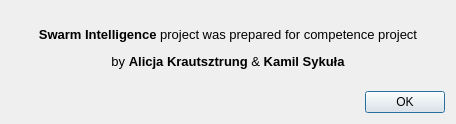
<?xml version="1.0" encoding="UTF-8"?>
<ui version="4.0">
 <class>AboutDialog</class>
 <widget class="QDialog" name="AboutDialog">
  <property name="geometry">
   <rect>
    <x>0</x>
    <y>0</y>
    <width>456</width>
    <height>124</height>
   </rect>
  </property>
  <property name="windowTitle">
   <string>About dialog</string>
  </property>
  <layout class="QVBoxLayout" name="verticalLayout">
   <item>
    <widget class="QLabel" name="label">
     <property name="text">
      <string>&lt;html&gt;&lt;head/&gt;&lt;body&gt;&lt;p align=&quot;center&quot;&gt;&lt;span style=&quot; font-size:10pt; font-weight:600;&quot;&gt;Swarm Intelligence &lt;/span&gt;&lt;span style=&quot; font-size:10pt;&quot;&gt;project was prepared for competence project&lt;/span&gt;&lt;/p&gt;&lt;p align=&quot;center&quot;&gt;&lt;span style=&quot; font-size:10pt;&quot;&gt;by &lt;/span&gt;&lt;span style=&quot; font-size:10pt; font-weight:600;&quot;&gt;Alicja Krautsztrung&lt;/span&gt;&lt;span style=&quot; font-size:10pt;&quot;&gt; &amp;amp; &lt;/span&gt;&lt;span style=&quot; font-size:10pt; font-weight:600;&quot;&gt;Kamil Sykuła&lt;/span&gt;&lt;/p&gt;&lt;/body&gt;&lt;/html&gt;</string>
     </property>
    </widget>
   </item>
   <item>
    <widget class="QDialogButtonBox" name="buttonBox">
     <property name="orientation">
      <enum>Qt::Horizontal</enum>
     </property>
     <property name="standardButtons">
      <set>QDialogButtonBox::Ok</set>
     </property>
    </widget>
   </item>
  </layout>
 </widget>
 <resources/>
 <connections>
  <connection>
   <sender>buttonBox</sender>
   <signal>accepted()</signal>
   <receiver>AboutDialog</receiver>
   <slot>accept()</slot>
   <hints>
    <hint type="sourcelabel">
     <x>248</x>
     <y>254</y>
    </hint>
    <hint type="destinationlabel">
     <x>157</x>
     <y>274</y>
    </hint>
   </hints>
  </connection>
  <connection>
   <sender>buttonBox</sender>
   <signal>rejected()</signal>
   <receiver>AboutDialog</receiver>
   <slot>reject()</slot>
   <hints>
    <hint type="sourcelabel">
     <x>316</x>
     <y>260</y>
    </hint>
    <hint type="destinationlabel">
     <x>286</x>
     <y>274</y>
    </hint>
   </hints>
  </connection>
 </connections>
</ui>
